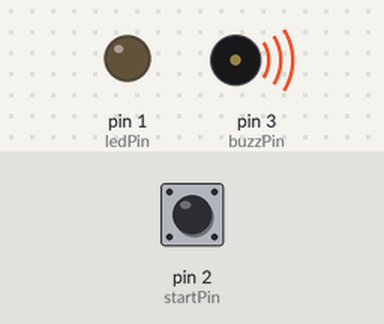
Simulated run of this sketch. Board: Arduino Uno, built with avr-gcc and run on an emulated ATmega328P. On the bench: output pins drawn as LEDs (lit = HIGH), buzzer (waves = sounding). The test bench sets the inputs (shaded band); at power-on: pin 2 (startPin) HIGH.

Above: at 1.2 s.
1.3 s: pin 2 (startPin) pulled LOW for 1 s
At 1.9 s:
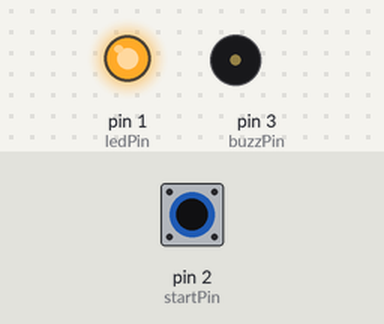
3.8 s: pin 2 (startPin) pulled LOW for 0.15 s
At 5.4 s:
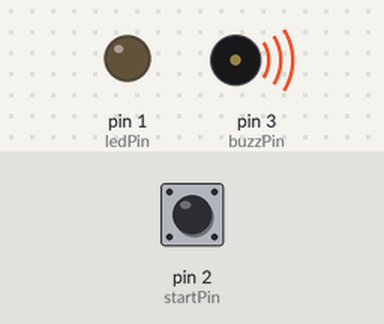
6.9 s: pin 2 (startPin) pulled LOW for 3.2 s
At 7.4 s:
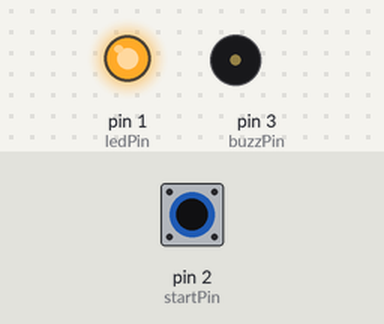
Timing chart, 0 to 11.6 s (numbered marks = the images above; inputs shaded):
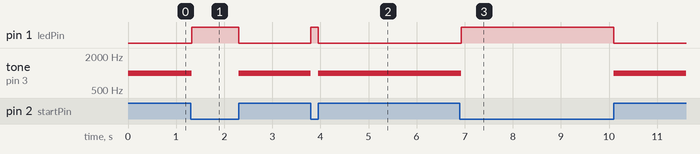

The sketch:

sketch_apr17b.ino
```cpp
//Stuart McCutchen was here
// Tyler Sheetz
//Nathan Swanson was here
const int buzzPin = 3;     // the number of the pushbutton pin
const int startPin =  2;      // the number of the LED pin
const int ledPin = 1;

// variables will change:
int buttonState = 0;         // variable for reading the pushbutton status

void setup() {
  // initialize the LED pin as an output:
  pinMode(buzzPin, OUTPUT);
  // initialize the pushbutton pin as an input:
  pinMode(startPin, INPUT);

  pinMode(ledPin,OUTPUT);
}

void loop() {
  // read the state of the pushbutton value:
  buttonState = digitalRead(startPin);

  // check if the pushbutton is pressed. If it is, the buttonState is HIGH:
  if (buttonState == LOW) {

    digitalWrite(ledPin,HIGH);


  } else if(buttonState ==HIGH) {
    // turn LED off:

    digitalWrite(ledPin,LOW);
   tone(buzzPin,1000);
   delay(30);
   noTone(buzzPin);
  }
}
```

Measured:
- after the input at 1.3 s, pin 1 (ledPin): LOW → HIGH at once, → LOW 0.98 s later; tone on pin 3 (buzzPin): 1000 Hz → silent at once, → 1000 Hz 0.98 s later
- after the input at 3.8 s, pin 1 (ledPin): LOW → HIGH at once, → LOW 0.15 s later; tone on pin 3 (buzzPin): 1000 Hz → silent at once, → 1000 Hz 0.15 s later
- after the input at 6.9 s, pin 1 (ledPin): LOW → HIGH at once, → LOW 3.2 s later; tone on pin 3 (buzzPin): 1000 Hz → silent at once, → 1000 Hz 3.2 s later
